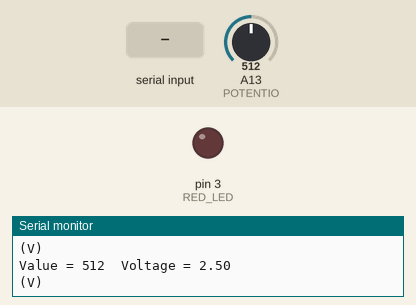
Bench run of a sketch on a simulated Arduino Mega 2560, built with avr-gcc and run on an emulated ATmega2560. Shown: output pins drawn as LEDs (lit = HIGH), the last lines printed to the serial monitor. The test bench sets the inputs (shaded band); at power-on: A13 (POTENTIO) = 512.

Above: at 1.2 s.
1.3 s: "o" received over Serial
At 2.5 s:
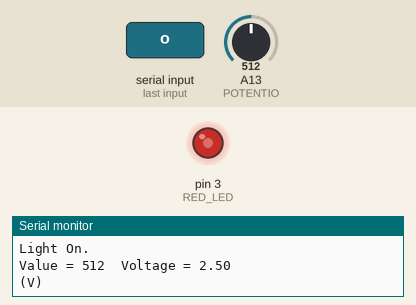
3.5 s: "f" received over Serial
At 5.3 s:
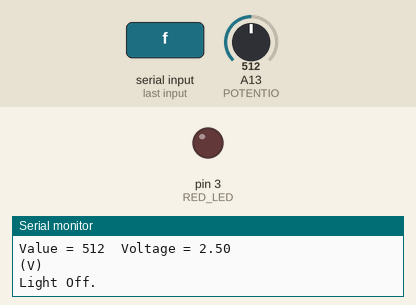
Timing chart, 0 to 6.8 s (numbered marks = the images above; inputs shaded):
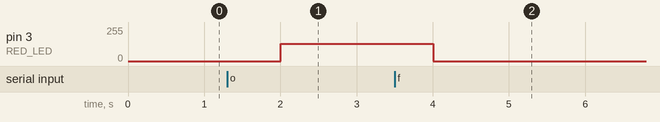

Measured:
- after the input at 1.3 s, pin 3 (RED_LED): 0/255 → 128/255 after 0.70 s
- after the input at 3.5 s, pin 3 (RED_LED): 128/255 → 0/255 after 0.50 s

The sketch:

potentioMeter.ino
```cpp
const int POTENTIO=A13;
const int RED_LED=3;
int onoff=1;
int value;
void setup()
{
  pinMode(POTENTIO,INPUT);
  Serial.begin(9600);
}

void loop()
{
   int anal_val,voltage;
  float f_vol;
  anal_val=analogRead(POTENTIO);
  voltage=map(anal_val,0,1023,0,500);
  f_vol=voltage/100.0;
//  Serial.print("Value = ");
//  Serial.print(anal_val,DEC);
//  Serial.print("\tVoltage = ");
//  Serial.println(f_vol,2);


     value=Serial.read();
     if(value=='o'){
      Serial.print("Light On.\n");

      analogWrite(RED_LED,anal_val/4);
      onoff=1;
      }
      else if(value=='f')
      {
        onoff=0;
        analogWrite(RED_LED,0);
        Serial.print("Light Off.\n");
      }


  if(onoff==1)
  {
  Serial.print("Value = ");
  Serial.print(anal_val,DEC);
  Serial.print("\tVoltage = ");
  Serial.println(f_vol,2);

  Serial.println("(V)");
  delay(1000);

  }


  //analogWrite(RED_LED,anal_val/4);
}
```
